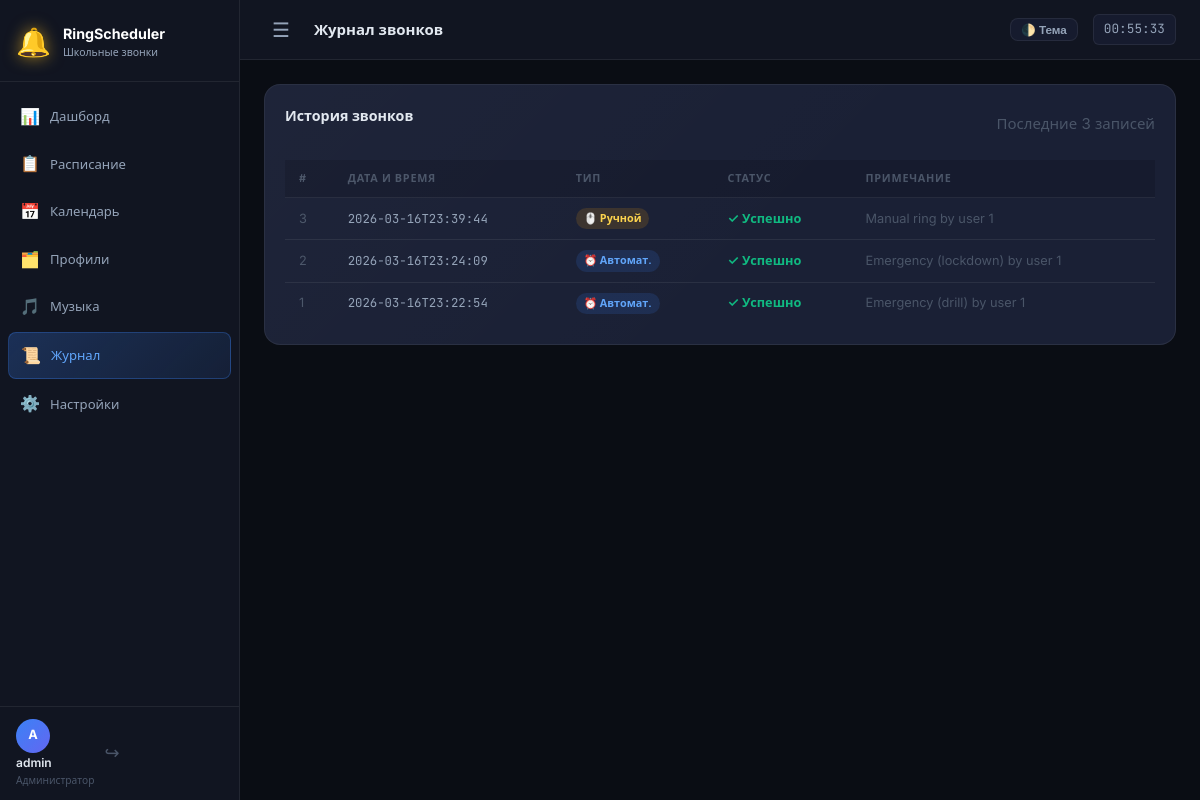
The app's page /log (signed in), older data.
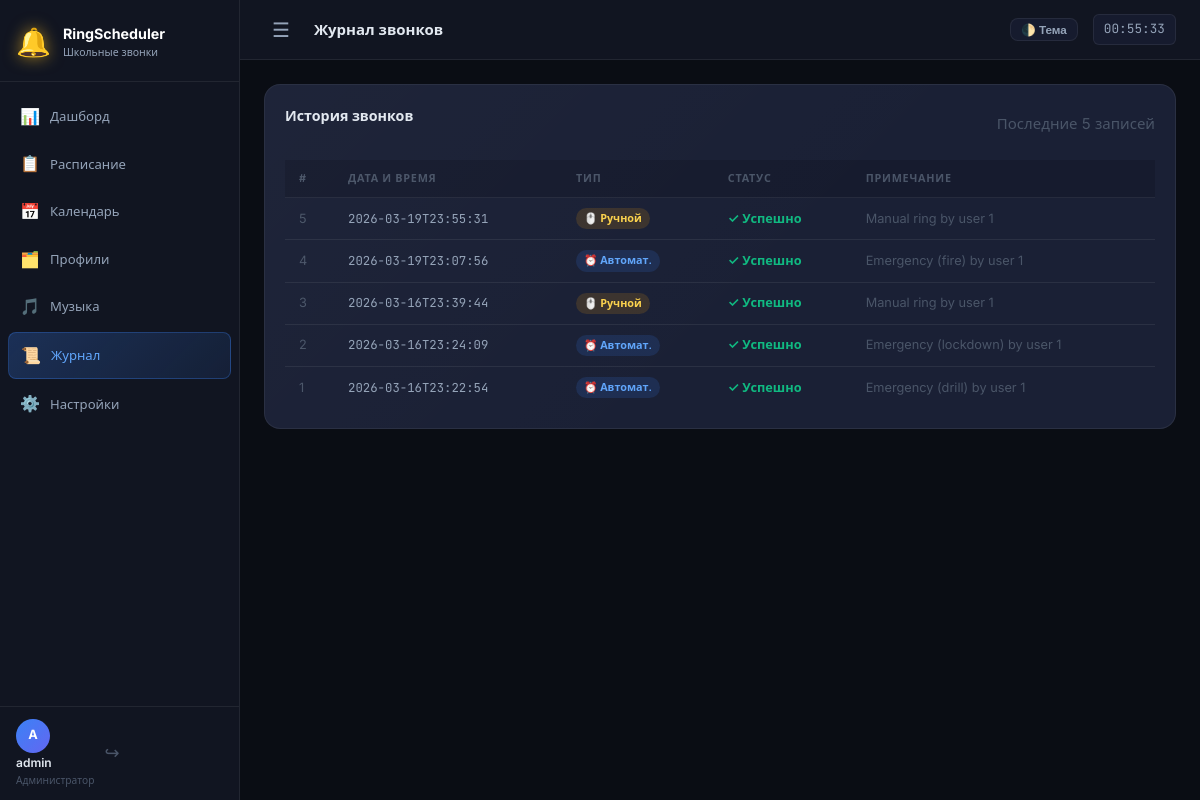
The same page, newer data.
### tables this page shows
CREATE TABLE ring_log (
            id INTEGER PRIMARY KEY AUTOINCREMENT,
            profile_id INTEGER,
            bell_id INTEGER,
            triggered_at TEXT NOT NULL,
            trigger_type TEXT DEFAULT 'auto',
            success INTEGER DEFAULT 1,
            notes TEXT DEFAULT ''
        );

### app.py (the view)
    @app.route("/log")
    @login_required
    def log_view():
        ring_log = db.get_ring_log(100)
        return render_template("log.html", ring_log=ring_log)

### auth.py (called while the page is built)
def login_required(f):
    @functools.wraps(f)
    def decorated(*args, **kwargs):
        if SESSION_KEY not in session:
            return redirect(url_for("auth.login", next=request.path))
        user = db.get_user_by_id(session[SESSION_KEY])
        if not user:
            session.clear()
            return redirect(url_for("auth.login"))
        g.user = user
        return f(*args, **kwargs)
    return decorated

### database.py (called while the page is built)
def get_db():
    conn = sqlite3.connect(DB_PATH)
    conn.row_factory = sqlite3.Row
    conn.execute("PRAGMA journal_mode=WAL")
    conn.execute("PRAGMA foreign_keys=ON")
    return conn

def get_user_by_id(uid):
    conn = get_db()
    row = conn.execute("SELECT * FROM users WHERE id = ?", (uid,)).fetchone()
    conn.close()
    return dict(row) if row else None

def get_ring_log(limit=50):
    conn = get_db()
    rows = conn.execute(
        "SELECT * FROM ring_log ORDER BY id DESC LIMIT ?", (limit,)
    ).fetchall()
    conn.close()
    return [dict(r) for r in rows]

### templates/log.html (shortened to what this page needs)
{% extends "base.html" %}
{% block page_title %}Журнал звонков{% endblock %}
{% block content %}
<div class="card">
    <div class="card-header-row">
        <h3 class="card-title">История звонков</h3>
        <span class="text-muted">Последние {{ ring_log|length }} записей</span>
    </div>
    {% if ring_log %}
    <div class="table-responsive">
        <table class="data-table">
            <thead>
                <tr>
                    <th>#</th>
                    <th>Дата и время</th>
                    <th>Тип</th>
                    <th>Статус</th>
                    <th>Примечание</th>
                </tr>
            </thead>
            <tbody>
                {% for entry in ring_log %}
                <tr>
                    <td class="text-muted">{{ entry.id }}</td>
                    <td><span class="mono">{{ entry.triggered_at }}</span></td>
                    <td>
                        {% if entry.trigger_type == 'manual' %}
                        <span class="badge badge-manual">🖱️ Ручной</span>
                        {% else %}
                        <span class="badge badge-auto">⏰ Автомат.</span>
                        {% endif %}
                    </td>
                    <td>
                        {% if entry.success %}
                        <span class="status-ok">✓ Успешно</span>
                        {% else %}
                        <span class="status-fail">✗ Ошибка</span>
                        {% endif %}
                    </td>
                    <td class="text-muted">{{ entry.notes or '—' }}</td>
                </tr>
                {% endfor %}
            </tbody>
        </table>
    </div>
    {% else %}
    <div class="empty-state">
        <span>📋</span>
        <p>Журнал пуст. Звонков ещё не было.</p>
    </div>
    {% endif %}
</div>
{% endblock %}

Row changes from the older to the newer data that the page shows:
added ring_log: id "5", triggered_at "2026-03-19T23:55:31", trigger_type "🖱️ Ручной", success "✓ Успешно", notes "Manual ring by user 1"
added ring_log: id "4", triggered_at "2026-03-19T23:07:56", trigger_type "⏰ Автомат.", success "✓ Успешно", notes "Emergency (fire) by user 1"
Text that changed along with them:
{{ ring_log|length }}: "3" → "5"
